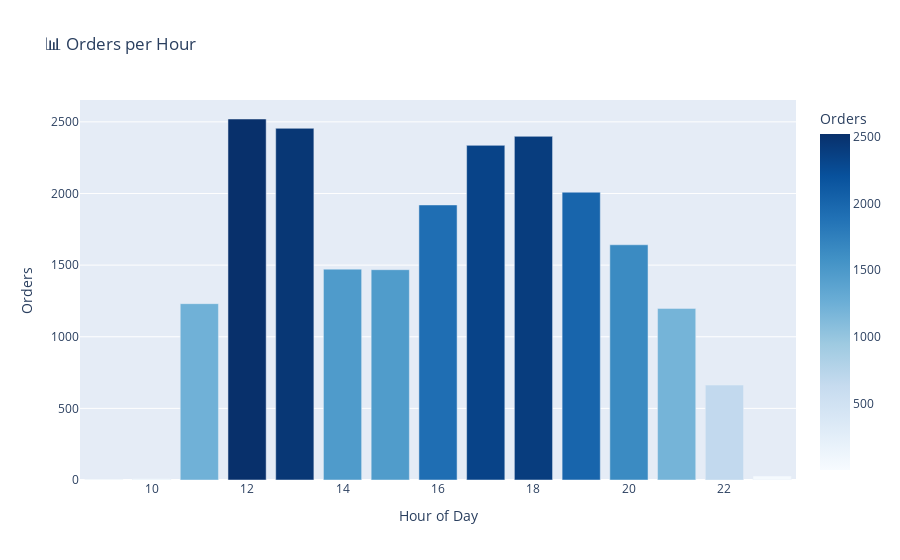

This figure's notebook cell:
### Code cell
# Q7. What is the hourly trend of pizza orders?

import plotly.express as px

hourly_orders = df.groupby('order_hour')['order_id'].nunique().reset_index()
hourly_orders.columns = ['Hour', 'Number of Orders']

fig = px.bar(
    hourly_orders,
    x='Hour',
    y='Number of Orders',
    title='📊 Orders per Hour',
    labels={'Hour': 'Hour of Day', 'Number of Orders': 'Orders'},
    color='Number of Orders',
    color_continuous_scale='Blues'
)

fig.show()

### Figure 1 — Plotly figure (JSON) as saved in the notebook; plotly's stock layout.template omitted (floating-point values rounded to 4 significant figures)
{"data": [{"hovertemplate": "Hour of Day=%{x}<br>Orders=%{marker.color}<extra></extra>", "legendgroup": "", "marker": {"color": [1, 8, 1231, 2520, 2455, 1472, 1468, 1920, 2336, 2399, 2009, 1642, 1198, 663, 28], "coloraxis": "coloraxis", "pattern": {"shape": ""}}, "name": "", "orientation": "v", "showlegend": false, "textposition": "auto", "type": "bar", "x": [9, 10, 11, 12, 13, 14, 15, 16, 17, 18, 19, 20, 21, 22, 23], "xaxis": "x", "y": [1, 8, 1231, 2520, 2455, 1472, 1468, 1920, 2336, 2399, 2009, 1642, 1198, 663, 28], "yaxis": "y"}], "layout": {"barmode": "relative", "coloraxis": {"colorbar": {"title": {"text": "Orders"}}, "colorscale": [[0, "rgb(247,251,255)"], [0.125, "rgb(222,235,247)"], [0.25, "rgb(198,219,239)"], [0.375, "rgb(158,202,225)"], [0.5, "rgb(107,174,214)"], [0.625, "rgb(66,146,198)"], [0.75, "rgb(33,113,181)"], [0.875, "rgb(8,81,156)"], [1, "rgb(8,48,107)"]]}, "legend": {"tracegroupgap": 0}, "title": {"text": "📊 Orders per Hour"}, "xaxis": {"anchor": "y", "domain": [0, 1], "title": {"text": "Hour of Day"}}, "yaxis": {"anchor": "x", "domain": [0, 1], "title": {"text": "Orders"}}}}
